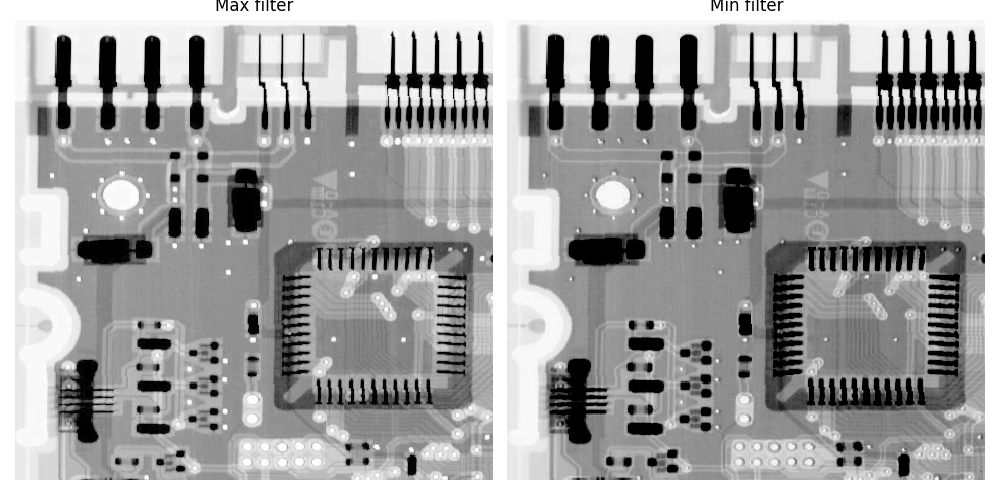

Here is the Python script that generated this plot:
import os
import sys
import matplotlib.pyplot as plt
from skimage.io import imread
from skimage.util import img_as_float
from skimage.color import rgb2gray
from libDIPUM.imnoise2 import imnoise2
from libDIPUM.spfilt import spfilt
from libDIPUM.data_path import dip_data


# Parameters
kernel_size = 3
p_salt = 0.05
p_pepper = 0.05

# Data
img_path = dip_data('circuitboard.tif')
f_orig = imread(img_path)
if f_orig.ndim == 3:
    f_orig = rgb2gray(f_orig)
f = img_as_float(f_orig)

# Noise adding (computed but not used in MATLAB display)
fnSaltPepper, _ = imnoise2(f, 'salt & pepper', p_salt, p_pepper)

# Min max filtering
fMin = spfilt(f, 'min', kernel_size, kernel_size)
fMax = spfilt(f, 'max', kernel_size, kernel_size)

# Display
fig, axes = plt.subplots(1, 2, figsize=(10, 5))
imshow_kwargs = dict(cmap='gray', vmin=0, vmax=1, interpolation='nearest')

axes[0].imshow(fMax, **imshow_kwargs)
axes[0].axis('off')
axes[0].set_title('Max filter')

axes[1].imshow(fMin, **imshow_kwargs)
axes[1].axis('off')
axes[1].set_title('Min filter')

plt.tight_layout()
plt.savefig('Figure511.png')
plt.show()
